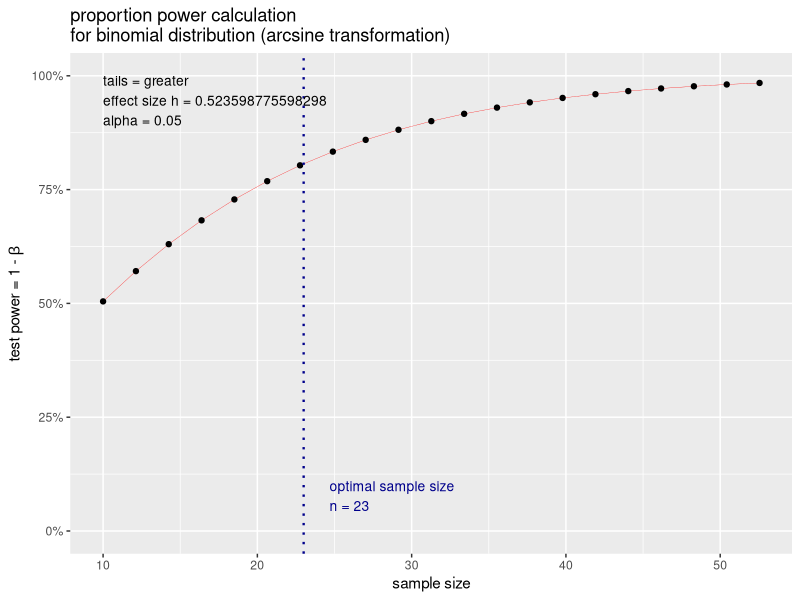

The R source for this figure:
install.packages("pwr")
library(pwr)
power_changes <- pwr.p.test(h = ES.h(p1 = 0.75, p2 = 0.50),sig.level = 0.05,power = 0.80,alternative = "greater")
plot(power_changes)
